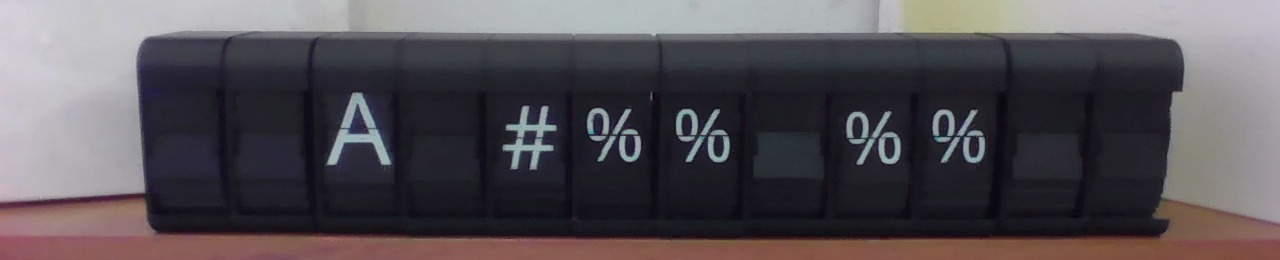
#> input picture tools/calib-auto/golden/cal-007/images/fine_32_f227.jpg, 1280 x 260 px; its folder holds only this picture in this run
$ python segment.py ../golden/cal-007/images/fine_32_f227.jpg
#> lines starting #> are read from the running program, lines starting #| are printed output that depends on the picture
#> in main, image is the input picture: shape (260, 1280, 3); mean B, G, R 85.6, 80.7, 85.9
"""OpenCV segmentation of split-flap display photos.

Both recognizers start here: locate the display with classical CV (no
ML, no network) and split it on the known module count, so

- per-module crops are centred on the actual modules,
- blank flaps can be decided locally (a blank flap is an all-dark
  window), which keeps isolated blank cells away from models that
  hallucinate output for them,
- the CNN gets canonical glyph rasters (``canonical_glyph``): each crop
  reduced to the glyph's own bounding box, the geometry normalization
  that makes glyphs from different rigs, exposures and band heights
  comparable,
- the module boundaries are refitted to the display's seam lattice
  (``_fit_bounds``), because the detected dark run can be clipped by a
  washed-out end of the flap band and an equal-pitch split of a clipped
  box mis-places every cell,
- crops can be normalized (contrast / inverted / binarized) before a
  VLM sees them.

Everything here works on BGR/gray numpy arrays and imports only cv2 +
numpy. There is also a CLI for validation without a model:

    python -m calib_auto.segment <photo-or-dataset-dir> [--json]
"""

from __future__ import annotations

import argparse
import json
import os
import sys
from dataclasses import dataclass

import cv2
import numpy as np

# A display pixel is "dark" at or below this raw gray value: the flap
# windows are near-black (measured 0..45 across the dataset), while the
# wall, table and white fixture around them sit far higher.
DARK_MAX = 45
# Column means are measured on the middle band of the frame: the top and
# bottom fractions are background (wall, table) that would dilute the
# display's signal.
BAND_FRAC = 0.15
# Column dark-run bridging and row dark-run bridging (px / frame frac):
# specular specks break columns, and the glyph band itself is *bright*,
# so the display's dark rows are split in the middle and must be joined.
COL_GAP = 30
ROW_GAP_FRAC = 0.35
# A row belongs to the display when at least this fraction of the pixels
# across the detected columns is near-black (glyph strokes are thin, so
# even a glyph row stays mostly dark).
ROW_DARK_FRAC = 0.35
# The dark and bright column classes must differ by at least this much
# (gray levels) for the split to mean "display vs background".
MIN_SEPARATION = 25.0
MIN_WIDTH_FRAC = 0.3
MIN_HEIGHT_FRAC = 0.08
# Below this confidence the caller must fall back (read as strip).
MIN_CONFIDENCE = 0.5

# Seam snapping: search this fraction of the module pitch around the
# nominal boundary and accept a darker minimum within this shift.
SEAM_SEARCH_FRAC = 0.15
SEAM_MAX_SHIFT_FRAC = 0.20
# A gap counts as a seam only if it is at most this factor of the local
# strip brightness (the same rule tools/calib's vision used).
SEAM_DARKER = 0.92
# Column smoothing (px) used by every seam decision, so the boundary
# snapper and the lattice fit look at the same profile.
SEAM_BLUR = 31

# Module-lattice fitting. The detected dark run is NOT always the whole
# display: on a rig where one end of the flap band is washed out by light
# (measured on a real run: the leftmost modules read 86..101 gray where
# the rest of the band reads 40..76, above the Otsu split) those columns
# are classified as background and the run starts *inside* the display.
# Splitting such a box into `total` equal cells shifts every cell off its
# module — the classifier then sees half-glyphs and neighbours (measured:
# 'H' read as 'T'/'5', and one '%' spanning two cells read as "'" and
# '6' on an all-blank frame).
#
# The module GAPS survive any wash (they stay dark), so the grid is
# refitted to the seam lattice: search the pitch/offset whose interior
# boundaries land on dark gaps. A lattice is only acceptable when it
# still covers the detected run, and the nominal lattice is kept whenever
# it already explains the seams — well-framed captures are untouched.
LATTICE_PITCH_MIN_FRAC = 0.5    # of the detected box's pitch
LATTICE_PITCH_MAX_FRAC = 2.5
LATTICE_PITCH_STEP = 2          # px between coarse pitch candidates
# Fine pitch step for the second pass: the coarse grid is 2px wide and a
# pitch that is off by one pixel drifts a whole module across the row.
LATTICE_PITCH_REFINE = 0.25
LATTICE_OFFSET_STEP = 2         # px between lattice offsets
# A lattice's score is how many of its interior seams the display
# *explains* (see ``_lattice_score``): a boundary counts when its snapped
# gap column is clearly darker than the two cell interiors beside it, full
# credit at this many gray levels and linear below. The score then runs
# 0..total-1, comparable across rigs, exposures and module counts.
SEAM_CREDIT_MIN = 12.0
# Cell interior is sampled over this fraction of the pitch each side of the
# cell centre and read off as a low percentile: the cell must be judged by
# the flap behind it, not by the glyph paint in front of it (a column
# through a glyph stroke is brighter than any module gap, which used to
# hand credit to any dark column at all).
SEAM_CELL_WIN_FRAC = 0.40
SEAM_CELL_QUANTILE = 20.0
# Penalty per pitch of mean seam drag, in seam credits: seams snapped far
# from where the lattice puts them mean the lattice is not really the
# gap lattice, which is what pins the reported pitch (a score saturates
# once every gap is matched, so several pitches tie without this).
LATTICE_DRAG_WEIGHT = 1.0
# A refit replaces the detected box's own grid only when it explains the
# seams by more than this many seam credits. Measured over the 421 golden
# photos: an already-aligned capture gains at most ~0.9 from any other
# lattice (sampling noise), while a box that is clipped or over-wide gains
# 6.5..9 — so this bar keeps well-framed captures byte-identical (their
# glyph caches stay valid) and still catches every real mis-fit.
LATTICE_MIN_GAIN = 1.5
# Share of interior seams the detected grid must explain before the
# search is skipped altogether: measured 0.85..1.0 on aligned captures
# and below 0.3 on the clipped/over-wide ones, so this saves the search on
# good frames without hiding a mis-fit.
LATTICE_KEEP_SUPPORT = 0.8
# Below this share of interior seams the grid does not explain the display
# (clipped detection, wrong module count, camera off-frame) and per-cell
# reads cannot be trusted: callers should escalate instead of tuning on
# them.
GRID_MIN_SUPPORT = 0.8

# Crop insets: fraction off each side of a module, and off the top and
# bottom of the display (the flap window is a band inside the housing).
CELL_INSET = 0.02
Y_INSET = 0.08

# A cell is blank when less than this fraction of pixels are ink-bright.
INK_THRESHOLD = 110.0
INK_FRACTION = 0.02
# Ink is measured on the central region only: the outermost sliver of a
# crop can hold background beyond the display's edge (the rightmost
# module of a slightly angled rig shows a bright corner) and must not
# make a blank cell look like a glyph.
INK_EDGE_TRIM = 0.10

# Montage layout: square-ish cells, index labels in a band above each.
CELL_SIZE = (128, 128)
MONTAGE_BG = 28
MONTAGE_LABEL = (220, 220, 220)
MONTAGE_COLS = 4
LABEL_BAND = 30
PAD = 8

# Canonical glyph raster: the classifier must see glyphs at a consistent
# scale and position, but the raw module window varies by photo (the
# display band height differs between rigs and shots, and the glyph sits
# at a different spot within its flap window capture to capture). Before
# caching/training, the crop is reduced to the glyph's own bounding box
# (bright ink, substantial connected components only — a specular lip
# glint is thin and low-area), padded and squared around its centre.
GLYPH_PAD = 0.08
GLYPH_MIN_AREA = 0.003
GLYPH_EDGE_TRIM = 0.10

PREPROCESS_STYLES = ("none", "contrast", "invert", "binary")
DETECTED_MODES = ("montage", "cells-detect", "strip-detect")


def to_gray(image: np.ndarray) -> np.ndarray:
    if image.ndim == 3:
        return cv2.cvtColor(image, cv2.COLOR_BGR2GRAY)
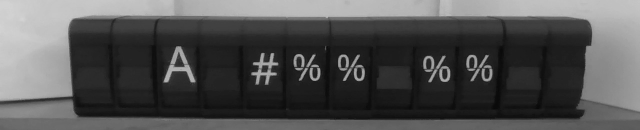
#> returned value: shape (260, 1280) (shown at 1/2 size); min 5, max 211, mean 82.8
    return image


def _band_profile(gray: np.ndarray, y0: int, y1: int) -> np.ndarray | None:
    """Median column profile of the flap band (seams are minima).

    A median, not a mean: a column through a bright glyph still has a
    dark flap behind it, and the median tracks the flap while the mean
    drifts toward the glyph (wide glyphs like ``/`` used to wash out
    the cell-vs-gap contrast and fail the grid check on correctly
    placed cells). Same rationale as the column split in
    ``find_display``.
    """
    band = gray[max(0, y0):max(0, y1)].astype(np.float32)
    if band.size == 0:
        return None
    profile = np.median(band, axis=0).astype(np.float32)
    return cv2.GaussianBlur(profile.reshape(1, -1), (1, SEAM_BLUR),
                            0).ravel()


def _snap_seams(profile: np.ndarray, offsets: np.ndarray,
                pitch: float) -> np.ndarray:
    """Slide each seam onto the darkest column within its snap window.

    Returns the snapped *positions* (columns), like ``_snap_boundaries``
    does at crop time. A lattice must be scored the way it is used: the
    boundaries are compared at the gap they snap to, not at the nominal
    position.
    """
    n = len(profile)
    half = max(2, round(SEAM_SEARCH_FRAC * pitch))
    lo = np.clip(np.round(offsets).astype(np.int64) - half, 0, n - 1)
    win = np.clip(lo[..., None] + np.arange(2 * half + 1), 0, n - 1)
    return np.clip(lo + profile[win].argmin(axis=-1), 0, n - 1)


def _lattice_score(profile: np.ndarray, lefts: np.ndarray, pitch: float,
                   total: int, *, drag_weight: float = LATTICE_DRAG_WEIGHT
                   ) -> np.ndarray:
    """How many of a lattice's interior seams the display explains.

    One score in 0..total-1 per candidate, so it is comparable across
    rigs, exposures and module counts. A boundary is explained when its
    snapped gap column is clearly darker than the *two cells beside it* —
    full credit at ``SEAM_CREDIT_MIN`` gray levels, linear below. Both
    sides are sampled locally: the cell by a low percentile of its middle
    band (the flap, not the glyph), the gap by its snapped minimum. That
    locality is what makes the score trustworthy: a lattice off by a whole
    module has a cell on background or on its neighbour and cannot earn
    credit, where a strip-mean form could be bought with a bright
    background or a washed cell.

    ``drag_weight`` penalizes seams that had to be dragged far from where
    the lattice puts them. Ranking needs it (a score saturates once every
    gap is matched, so several pitches would tie), while the *support* a
    caller reports must not be scaled by it — pass 0.0 there.
    """
    n = len(profile)
    lefts = np.asarray(lefts, dtype=np.float64)
    if total < 2 or n < 4 or lefts.size == 0:
        return np.zeros(lefts.size, dtype=np.float64)
    win = max(1, round(SEAM_CELL_WIN_FRAC * pitch))
    centers = np.clip(np.round(
        lefts[:, None] + pitch * (np.arange(total)[None, :] + 0.5)),
        0, n - 1).astype(np.int64)
    lo = np.clip(centers - win, 0, n - 1)
    idx = np.clip(lo[..., None] + np.arange(2 * win + 1), 0, n - 1)
    cell = np.percentile(profile[idx], SEAM_CELL_QUANTILE, axis=-1)
    seams = np.clip(np.round(
        lefts[:, None] + pitch * np.arange(1, total)[None, :]),
        0, n - 1).astype(np.int64)
    snapped = _snap_seams(profile, seams, pitch)
    strip = np.minimum(cell[:, :-1], cell[:, 1:])
    credit = np.clip((strip - profile[snapped]) / SEAM_CREDIT_MIN, 0.0, 1.0)
    score = credit.sum(axis=1)
    if drag_weight:
        drag = np.abs(snapped - seams).mean(axis=1) / pitch
        score = score - drag_weight * drag
    return score


# [58 lines left out: functions _best_at_pitch, _fit_grid, not called in this run]


def _fit_bounds(gray: np.ndarray, bounds: list[float], y0: int, y1: int,
                total: int) -> list[float]:
    """Equal-pitch bounds -> bounds refitted to the module seams.

    The detected box's own grid is kept unless another lattice explains the
    seams clearly better (``LATTICE_MIN_GAIN``): a well-framed capture then
    keeps the exact grid it always had — so the glyph caches built from it
    stay valid — while a clipped detection, whose equal-pitch cells do not
    sit on modules at all, is replaced by the lattice that does.
    """
    if total < 2 or len(bounds) != total + 1:
        return bounds
    if not all(np.isfinite(b) for b in bounds):
        return bounds
    profile = _band_profile(gray, y0, y1)
    if profile is None:
        return bounds
    nominal_pitch = (bounds[-1] - bounds[0]) / total
    nominal = float(_lattice_score(profile, np.array([bounds[0]]),
                                   nominal_pitch, total)[0])
    if nominal >= LATTICE_KEEP_SUPPORT * (total - 1):
        return bounds
    fit = _fit_grid(profile, total, bounds[0], bounds[-1], nominal_pitch)
    if fit is None:
        return bounds
    pitch, left, score = fit
    if score <= nominal + LATTICE_MIN_GAIN:
        return bounds
    return [left + pitch * i for i in range(total + 1)]


# [21 lines left out: function grid_support, not called in this run]


@dataclass(frozen=True)
class DisplayBox:
    """The detected display rectangle in frame coordinates."""

    x0: float
    y0: int
    x1: float
    y1: int
    confidence: float

    @property
    def width(self) -> float:
        return self.x1 - self.x0

    @property
    def height(self) -> int:
        return self.y1 - self.y0 + 1

    def as_dict(self) -> dict:
        return {"x0": round(self.x0), "y0": self.y0,
                "x1": round(self.x1), "y1": self.y1,
                "width": round(self.width), "height": self.height,
                "confidence": self.confidence}


def _longest_run(mask: np.ndarray, gap: int) -> tuple[int, int] | None:
    """(start, end) of the longest True run, tolerant to gaps <= gap px."""
    idx = np.flatnonzero(mask)
    if idx.size == 0:
        return None
    best_start = best_end = start = prev = int(idx[0])
    for raw in idx[1:]:
        pos = int(raw)
        if pos - prev > gap:
            if prev - start > best_end - best_start:
                best_start, best_end = start, prev
            start = pos
        prev = pos
    if prev - start > best_end - best_start:
        best_start, best_end = start, prev
    return best_start, best_end


def _otsu_below(values: np.ndarray) -> tuple[float, np.ndarray] | tuple[None, None]:
    """Otsu-split a 1D profile: (threshold, values <= threshold).

    The comparison is inclusive: a histogram with a seam plateau right on
    the Otsu level (e.g. 22 / 38 / 170 peaks) would otherwise classify
    every pixel *at* the threshold as bright and split the display.
    """
    arr = np.ascontiguousarray(values, dtype=np.uint8).reshape(1, -1)
    if arr.size == 0 or int(arr.max()) == int(arr.min()):
        return None, None
    thr, _ = cv2.threshold(arr, 0, 255, cv2.THRESH_BINARY + cv2.THRESH_OTSU)
    return float(thr), arr.ravel() <= thr


def find_display(image: np.ndarray, *,
                 min_confidence: float = MIN_CONFIDENCE) -> DisplayBox | None:
    """Locate the display's dark band, or None when nothing convincing.

    Two 1D splits, each of which the camera rig makes unambiguous:

    - columns: the mean gray of the middle band is bimodal (display vs
      wall/fixture/table), so an Otsu split yields the display's columns
      even when parts of the housing are lit;
    - rows: within those columns, a row is part of the display when a
      large fraction of it is near-black (the glyph band itself is
      bright, hence the gap-tolerant run).

    A display that is lit, cropped or off-frame fails one of the sanity
    checks and the caller falls back to reading the whole strip.
    """
    gray = to_gray(image)
    h, w = gray.shape[:2]
    if h < 8 or w < 8:
        return None
    band = gray[int(BAND_FRAC * h):max(int(BAND_FRAC * h) + 1,
                                       int((1.0 - BAND_FRAC) * h)), :]
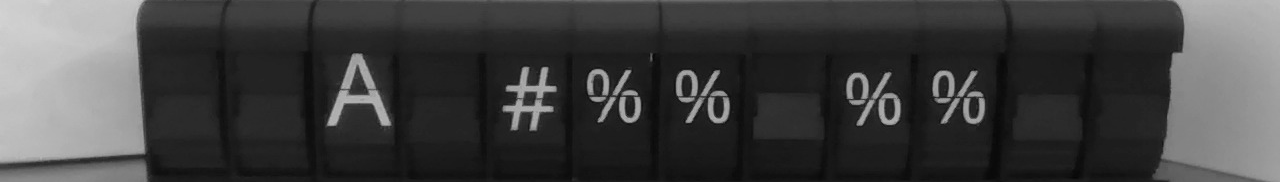
#> band: shape (182, 1280); min 5, max 211, mean 64.3
    # A low percentile (median) rather than the mean: a column that holds
    # a bright glyph still has a dark flap behind it, and the median
    # tracks the flap while the mean would drift toward the glyph.
    colmean = np.percentile(band.astype(np.float32), 50, axis=0)
#> colmean = 1280 values, max 198 at index 0, min 14 at index 998, mean 58.07
    _thr, dark_cols = _otsu_below(colmean)
#> in _otsu_below, `thr, _ = cv2.threshold(arr, 0, 255, cv2.THRESH_BINARY + cv2.THRESH_OTSU)`: thr = 90
#> (the rest of the program and of its run is left out)
